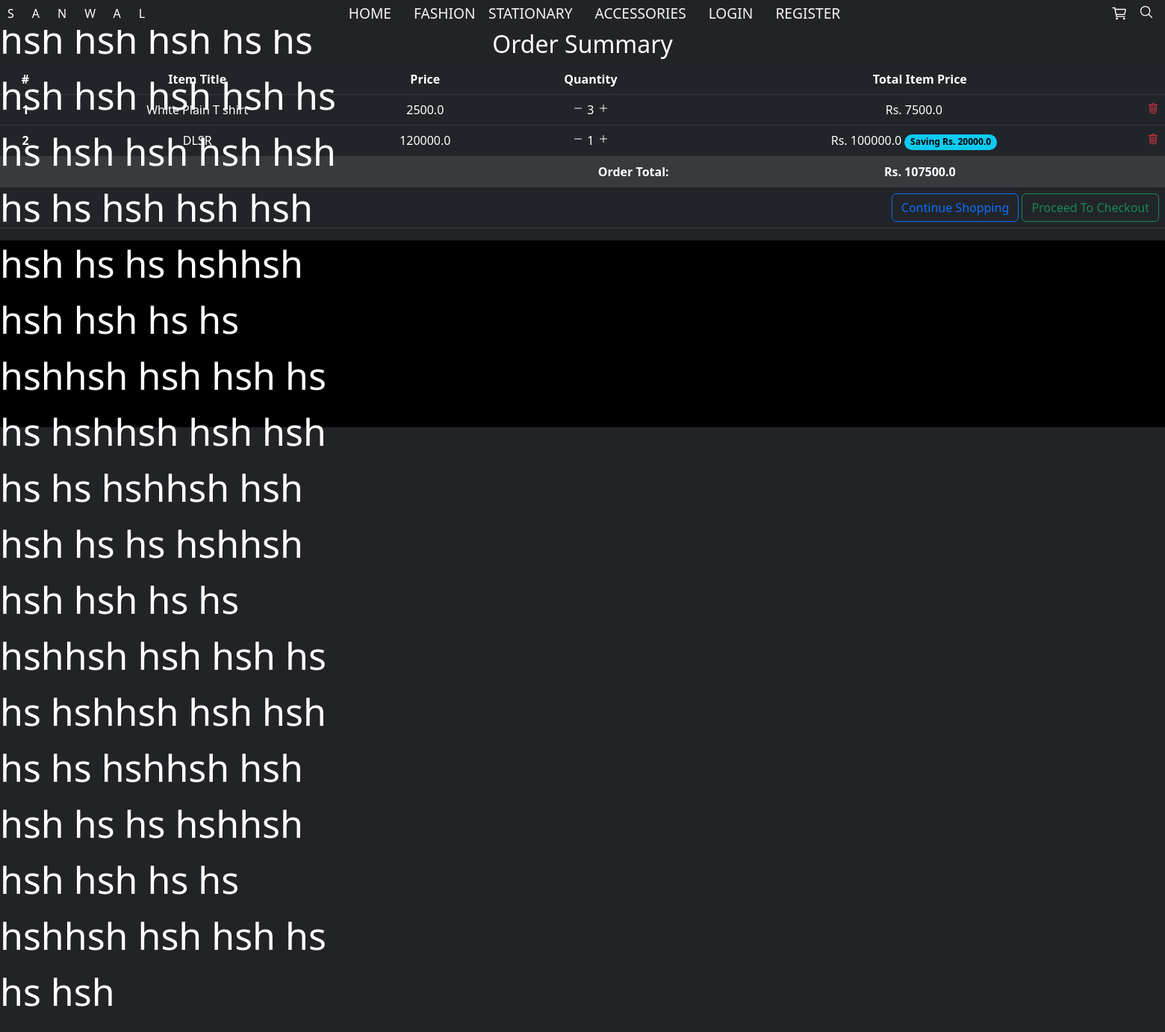
/order-summary/ (signed in), run on the app's committed database.
### ecommerce/models.py (models this page shows, shortened)
class OrderItem (models.Model):
	user = models.ForeignKey(settings.AUTH_USER_MODEL, on_delete=models.CASCADE)
	ordered = models.BooleanField(default=False)
	item = models.ForeignKey(Product, on_delete=models.CASCADE)
	quantity = models.IntegerField(default=1)
	def get_total_item_price (self):
		return self.quantity * self.item.price
	def get_total_discount_price (self):
		return self.quantity * self.item.discount_price
	def get_amount_saved (self):
		return self.get_total_item_price() - self.get_total_discount_price()
	def get_final_price (self):
		if self.item.discount_price:
			return self.get_total_discount_price()
		return self.get_total_item_price()

class Product (models.Model):
	title = models.CharField(max_length=124)
	price = models.FloatField()
	discount_price = models.FloatField(blank=True, null=True)
	description = models.TextField(blank=True)
	type = models.ForeignKey(Type, on_delete=models.CASCADE, related_name="productType")
	category = models.ForeignKey(Category, on_delete=models.CASCADE, blank=True, null=True, related_name="productCategory")
	material = models.ForeignKey(Material, on_delete=models.CASCADE, blank=True, null=True, related_name="productMaterial")
	time_created = models.DateTimeField(auto_now_add=True)
	slug = models.SlugField(editable=False)

class Order (models.Model):
	user = models.ForeignKey(settings.AUTH_USER_MODEL, on_delete=models.CASCADE)
	items = models.ManyToManyField(OrderItem)
	start_date = models.DateTimeField(auto_now_add=True)
	ordered_date = models.DateTimeField()
	ordered = models.BooleanField(default=False)
	billing_address = models.ForeignKey('BillingAddress', on_delete=models.SET_NULL, blank=True, null=True)
	def get_total (self):
		total = 0
		for order_item in self.items.all():
			total += order_item.get_final_price()
		return total

### ecommerce/views.py (the view)
# urls.py: path('order-summary/', views.OrderSummaryView.as_view() , name='order-summary'),
class OrderSummaryView (LoginRequiredMixin, View):
    def get (self, *args, **kwargs):
        try:
            order = Order.objects.get(user=self.request.user, ordered=False)
        except ObjectDoesNotExist:
            messages.error(self.request, "You do not have an active order")
            return redirect('/')
        return render(self.request, 'ecommerce/order_summary.html', {
            'object': order
        })

### ecommerce/templates/ecommerce/order_summary.html (shortened to what this page needs)
{% extends 'ecommerce/layout.html' %}
{% block body %}
	<h2 class="text-center">Order Summary</h2>
	<table class="table table-hover table-dark text-center">
		<thead>
			<tr>
				<th scope="col">#</th>
				<th scope="col">Item Title</th>
				<th scope="col">Price</th>
				<th scope="col">Quantity</th>
				<th scope="col">Total Item Price</th>
			</tr>
		</thead>
		<tbody>
			{% for order_item in object.items.all %}
			<tr>
				<th scope="row">{{ forloop.counter }}</th>
				<td>{{ order_item.item.title }}</td>
				<td>{{ order_item.item.price }}</td>
				<td>
					<a href="{% url 'remove-single-item-from-cart' order_item.item.slug %}" class="text-light" style="text-decoration: none;">
						<ion-icon name="remove-outline"></ion-icon>
					</a>
					{{ order_item.quantity }}
					<a href="{% url 'add-to-cart' order_item.item.slug %}" class="text-light">
						<ion-icon name="add-outline"></ion-icon>
					</a>
				</td>
				<td>
					Rs. {{ order_item.get_final_price }}
				{% if order_item.item.discount_price %}
					<span class="badge rounded-pill text-bg-info">Saving Rs. {{ order_item.get_amount_saved }}</span>
				{% endif %}
				<a href="{% url 'remove-from-cart' order_item.item.slug %}" class="float-end text-danger">
					<ion-icon name="trash-outline"></ion-icon>
				</a>
				</td>
			</tr>
			{% empty %}
				<tr>
					<td colspan="5" class="table-active text-center"><b>Your cart is empty</b></td>
				</tr>
			{% endfor %}
			{% if object.get_total %}
			<tr>
				<td colspan="4" class="table-active text-end"><b>Order Total: </b></td>
				<td class="table-active"><b>Rs. {{ object.get_total }} </b></td>
			</tr>
			{% endif %}
		</tbody>
		<tfoot>
			{% if object.get_total %}
			<tr class="text-end">
				<td colspan="5">
					<a href="{% url 'index' %}" class="btn btn-outline-primary">Continue Shopping</a>
					<a href="{% url 'checkout' %}" class="btn btn-outline-success">Proceed To Checkout</a>
				</td>
			</tr>
			{% else %}
			<tr class="text-end">
				<td colspan="5">
					<a href="{% url 'index' %}" class="btn btn-outline-primary">Continue Shopping</a>
				</td>
			</tr>
			{% endif %}
		</tfoot>
	</table>
{% endblock %}

### ecommerce/static/ecommerce/css/styles.css (style rules this page uses)
* { margin: 0; box-sizing: border-box; }
#body { overflow-x: hidden; background: #222327; color: white; }

### data on the page
OrderItem: item "White Plain T shirt", item.price "2500.0", quantity "3", get_final_price "7500.0"
OrderItem: item "DLSR", item.price "120000.0", quantity "1", get_final_price "100000.0", get_amount_saved "20000.0"
Order: get_total "107500.0"
